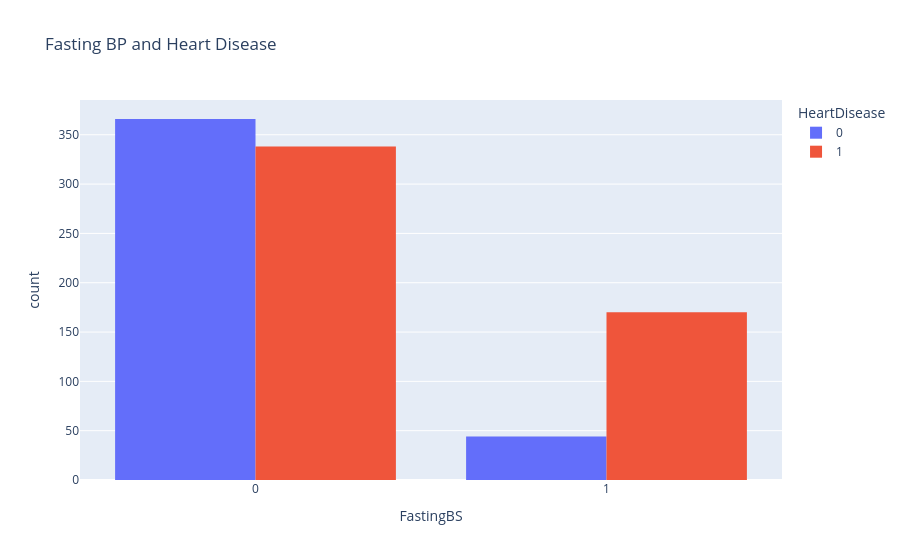

The code cell stored with this chart in its notebook:
### Code cell
fig = px.histogram(df, x= "FastingBS", color= "HeartDisease", barmode= "group", title= "Fasting BP and Heart Disease")
fig.show()

### Figure 1 — Plotly figure (JSON) as saved in the notebook; plotly's stock layout.template omitted (floating-point values rounded to 4 significant figures; data arrays with more than 128 entries replaced by an {"elided": "..."} marker saying what was removed)
{"data": [{"alignmentgroup": "True", "bingroup": "x", "hovertemplate": "HeartDisease=0<br>FastingBS=%{x}<br>count=%{y}<extra></extra>", "legendgroup": "0", "marker": {"color": "#636efa", "pattern": {"shape": ""}}, "name": "0", "offsetgroup": "0", "orientation": "v", "showlegend": true, "type": "histogram", "x": {"elided": "410 int values"}, "xaxis": "x", "yaxis": "y"}, {"alignmentgroup": "True", "bingroup": "x", "hovertemplate": "HeartDisease=1<br>FastingBS=%{x}<br>count=%{y}<extra></extra>", "legendgroup": "1", "marker": {"color": "#EF553B", "pattern": {"shape": ""}}, "name": "1", "offsetgroup": "1", "orientation": "v", "showlegend": true, "type": "histogram", "x": {"elided": "508 int values"}, "xaxis": "x", "yaxis": "y"}], "layout": {"barmode": "group", "legend": {"title": {"text": "HeartDisease"}, "tracegroupgap": 0}, "title": {"text": "Fasting BP and Heart Disease"}, "xaxis": {"anchor": "y", "domain": [0, 1], "title": {"text": "FastingBS"}}, "yaxis": {"anchor": "x", "domain": [0, 1], "title": {"text": "count"}}}}
